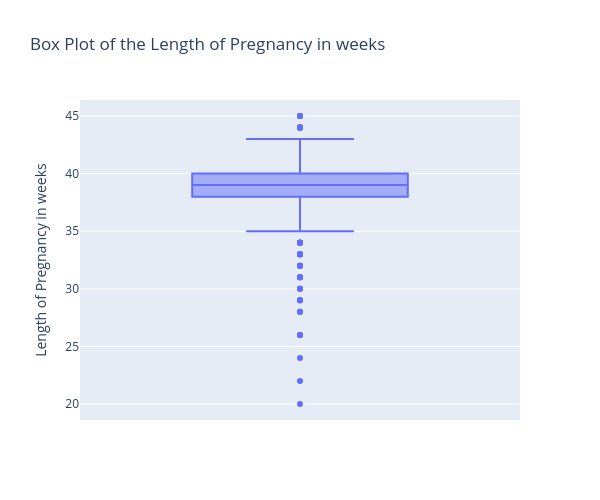

Notebook source saved alongside this figure:
### Markdown cell above
**Box plots**

### Code cell
import plotly.express as px

fig = px.box(
    df,
    y="weeks",
    title="Box Plot of the Length of Pregnancy in weeks",
    labels={"weeks": "Length of Pregnancy in weeks"},
    width=600,
    height=500

)

fig.show()

### Figure 1 — Plotly figure (JSON) as saved in the notebook; plotly's stock layout.template omitted (floating-point values rounded to 4 significant figures; data arrays with more than 128 entries replaced by an {"elided": "..."} marker saying what was removed)
{"data": [{"alignmentgroup": "True", "hovertemplate": "Length of Pregnancy in weeks=%{y}<extra></extra>", "legendgroup": "", "marker": {"color": "#636efa"}, "name": "", "notched": false, "offsetgroup": "", "orientation": "v", "showlegend": false, "type": "box", "x0": " ", "xaxis": "x", "y": {"elided": "800 float values"}, "y0": " ", "yaxis": "y"}], "layout": {"boxmode": "group", "height": 500, "legend": {"tracegroupgap": 0}, "title": {"text": "Box Plot of the Length of Pregnancy in weeks"}, "width": 600, "xaxis": {"anchor": "y", "autorange": true, "domain": [0, 1], "range": [-0.5, 0.5], "type": "category"}, "yaxis": {"anchor": "x", "autorange": true, "domain": [0, 1], "range": [18.61, 46.39], "title": {"text": "Length of Pregnancy in weeks"}, "type": "linear"}}}
